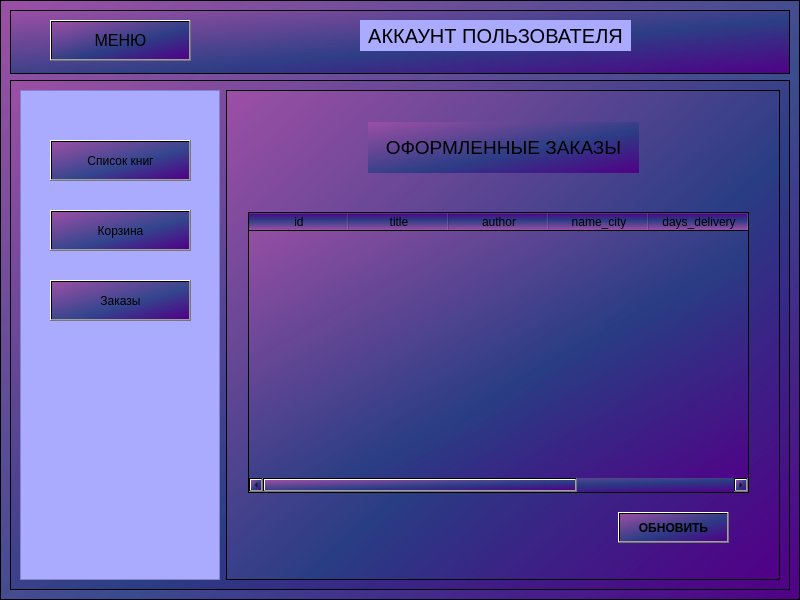
<?xml version="1.0" encoding="UTF-8"?>
<ui version="4.0">
 <class>MainWindow</class>
 <widget class="QMainWindow" name="MainWindow">
  <property name="geometry">
   <rect>
    <x>0</x>
    <y>0</y>
    <width>800</width>
    <height>600</height>
   </rect>
  </property>
  <property name="windowTitle">
   <string>MainWindow</string>
  </property>
  <widget class="QWidget" name="centralwidget">
   <layout class="QVBoxLayout" name="verticalLayout">
    <property name="spacing">
     <number>0</number>
    </property>
    <property name="leftMargin">
     <number>0</number>
    </property>
    <property name="topMargin">
     <number>0</number>
    </property>
    <property name="rightMargin">
     <number>0</number>
    </property>
    <property name="bottomMargin">
     <number>0</number>
    </property>
    <item>
     <widget class="QFrame" name="frame">
      <property name="styleSheet">
       <string notr="true">background-color: qlineargradient(spread:pad, x1:1, y1:1, x2:0, y2:0, stop:0 rgba(81, 0, 135, 255), stop:0.427447 rgba(41, 61, 132, 235), stop:1 rgba(155, 79, 165, 255));
</string>
      </property>
      <property name="frameShape">
       <enum>QFrame::StyledPanel</enum>
      </property>
      <property name="frameShadow">
       <enum>QFrame::Raised</enum>
      </property>
      <layout class="QVBoxLayout" name="verticalLayout_2" stretch="1,8">
       <item>
        <widget class="QFrame" name="frame_2">
         <property name="minimumSize">
          <size>
           <width>0</width>
           <height>42</height>
          </size>
         </property>
         <property name="frameShape">
          <enum>QFrame::StyledPanel</enum>
         </property>
         <property name="frameShadow">
          <enum>QFrame::Raised</enum>
         </property>
         <widget class="QPushButton" name="pushButton_menu">
          <property name="geometry">
           <rect>
            <x>40</x>
            <y>10</y>
            <width>141</width>
            <height>41</height>
           </rect>
          </property>
          <property name="font">
           <font>
            <pointsize>12</pointsize>
           </font>
          </property>
          <property name="text">
           <string>МЕНЮ</string>
          </property>
         </widget>
         <widget class="QLabel" name="label_4">
          <property name="geometry">
           <rect>
            <x>350</x>
            <y>10</y>
            <width>271</width>
            <height>31</height>
           </rect>
          </property>
          <property name="font">
           <font>
            <pointsize>15</pointsize>
           </font>
          </property>
          <property name="styleSheet">
           <string notr="true">background-color:rgb(170, 170, 255);</string>
          </property>
          <property name="text">
           <string>АККАУНТ ПОЛЬЗОВАТЕЛЯ</string>
          </property>
          <property name="alignment">
           <set>Qt::AlignCenter</set>
          </property>
         </widget>
        </widget>
       </item>
       <item>
        <widget class="QFrame" name="frame_3">
         <property name="frameShape">
          <enum>QFrame::StyledPanel</enum>
         </property>
         <property name="frameShadow">
          <enum>QFrame::Raised</enum>
         </property>
         <layout class="QHBoxLayout" name="horizontalLayout">
          <item>
           <widget class="QFrame" name="frame_4">
            <property name="minimumSize">
             <size>
              <width>200</width>
              <height>0</height>
             </size>
            </property>
            <property name="maximumSize">
             <size>
              <width>0</width>
              <height>16777215</height>
             </size>
            </property>
            <property name="styleSheet">
             <string notr="true">QFrame{
background-color: rgb(170, 170, 255)
}
QPushButton{
background-color: qlineargradient(spread:pad, x1:1, y1:1, x2:0, y2:0, stop:0 rgba(81, 0, 135, 255), stop:0.427447 rgba(41, 61, 132, 235), stop:1 rgba(155, 79, 165, 255));
}
QPushButton:hover{
background-color:white;
}</string>
            </property>
            <property name="frameShape">
             <enum>QFrame::StyledPanel</enum>
            </property>
            <property name="frameShadow">
             <enum>QFrame::Raised</enum>
            </property>
            <widget class="QPushButton" name="pushButton_spisok">
             <property name="geometry">
              <rect>
               <x>30</x>
               <y>50</y>
               <width>141</width>
               <height>41</height>
              </rect>
             </property>
             <property name="minimumSize">
              <size>
               <width>0</width>
               <height>40</height>
              </size>
             </property>
             <property name="text">
              <string>Список книг</string>
             </property>
            </widget>
            <widget class="QPushButton" name="pushButton_korzina">
             <property name="geometry">
              <rect>
               <x>30</x>
               <y>120</y>
               <width>141</width>
               <height>41</height>
              </rect>
             </property>
             <property name="minimumSize">
              <size>
               <width>0</width>
               <height>40</height>
              </size>
             </property>
             <property name="text">
              <string>Корзина</string>
             </property>
            </widget>
            <widget class="QPushButton" name="pushButton_zakazi">
             <property name="geometry">
              <rect>
               <x>30</x>
               <y>190</y>
               <width>141</width>
               <height>41</height>
              </rect>
             </property>
             <property name="minimumSize">
              <size>
               <width>0</width>
               <height>40</height>
              </size>
             </property>
             <property name="text">
              <string>Заказы</string>
             </property>
            </widget>
           </widget>
          </item>
          <item>
           <widget class="QFrame" name="frame_5">
            <property name="frameShape">
             <enum>QFrame::StyledPanel</enum>
            </property>
            <property name="frameShadow">
             <enum>QFrame::Raised</enum>
            </property>
            <layout class="QVBoxLayout" name="verticalLayout_3">
             <property name="spacing">
              <number>0</number>
             </property>
             <property name="leftMargin">
              <number>1</number>
             </property>
             <property name="topMargin">
              <number>1</number>
             </property>
             <property name="rightMargin">
              <number>1</number>
             </property>
             <property name="bottomMargin">
              <number>1</number>
             </property>
             <item>
              <widget class="QStackedWidget" name="stackedWidget">
               <property name="currentIndex">
                <number>2</number>
               </property>
               <widget class="QWidget" name="page_poisk">
                <widget class="QTableWidget" name="tableWidget">
                 <property name="geometry">
                  <rect>
                   <x>20</x>
                   <y>80</y>
                   <width>501</width>
                   <height>341</height>
                  </rect>
                 </property>
                 <property name="styleSheet">
                  <string notr="true">background-color: qlineargradient(spread:pad, x1:1, y1:1, x2:0, y2:0, stop:0 rgba(81, 0, 135, 255), stop:0.427447 rgba(41, 61, 132, 235), stop:1 rgba(155, 79, 165, 255));
</string>
                 </property>
                 <column>
                  <property name="text">
                   <string>id</string>
                  </property>
                 </column>
                 <column>
                  <property name="text">
                   <string>title</string>
                  </property>
                 </column>
                 <column>
                  <property name="text">
                   <string>author_id</string>
                  </property>
                 </column>
                 <column>
                  <property name="text">
                   <string>price</string>
                  </property>
                 </column>
                 <column>
                  <property name="text">
                   <string>amount</string>
                  </property>
                 </column>
                </widget>
                <widget class="QLabel" name="label">
                 <property name="geometry">
                  <rect>
                   <x>190</x>
                   <y>10</y>
                   <width>141</width>
                   <height>41</height>
                  </rect>
                 </property>
                 <property name="font">
                  <font>
                   <italic>false</italic>
                   <bold>false</bold>
                  </font>
                 </property>
                 <property name="text">
                  <string>СПИСОК КНИГ</string>
                 </property>
                 <property name="alignment">
                  <set>Qt::AlignCenter</set>
                 </property>
                </widget>
                <widget class="QPushButton" name="pushButton_obnovi">
                 <property name="geometry">
                  <rect>
                   <x>410</x>
                   <y>440</y>
                   <width>111</width>
                   <height>31</height>
                  </rect>
                 </property>
                 <property name="font">
                  <font>
                   <bold>true</bold>
                  </font>
                 </property>
                 <property name="text">
                  <string>ОБНОВИТЬ</string>
                 </property>
                </widget>
               </widget>
               <widget class="QWidget" name="page_corzina">
                <widget class="QLabel" name="label_2">
                 <property name="geometry">
                  <rect>
                   <x>20</x>
                   <y>70</y>
                   <width>171</width>
                   <height>31</height>
                  </rect>
                 </property>
                 <property name="text">
                  <string>ВВЕДИТЕ НАЗВАНИЕ КНИГИ:</string>
                 </property>
                 <property name="alignment">
                  <set>Qt::AlignCenter</set>
                 </property>
                </widget>
                <widget class="QLineEdit" name="lineEdit">
                 <property name="geometry">
                  <rect>
                   <x>200</x>
                   <y>70</y>
                   <width>221</width>
                   <height>31</height>
                  </rect>
                 </property>
                 <property name="styleSheet">
                  <string notr="true">background-color:rgb(255, 255, 255);</string>
                 </property>
                </widget>
                <widget class="QPushButton" name="pushButton_poisc">
                 <property name="geometry">
                  <rect>
                   <x>430</x>
                   <y>70</y>
                   <width>91</width>
                   <height>31</height>
                  </rect>
                 </property>
                 <property name="text">
                  <string>ПОИСК</string>
                 </property>
                </widget>
                <widget class="QPushButton" name="pushButton_ophorm_zakaz">
                 <property name="geometry">
                  <rect>
                   <x>390</x>
                   <y>390</y>
                   <width>131</width>
                   <height>51</height>
                  </rect>
                 </property>
                 <property name="text">
                  <string>ОФОРМИТЬ ЗАКАЗ</string>
                 </property>
                </widget>
                <widget class="QTableWidget" name="tableWidget_2">
                 <property name="geometry">
                  <rect>
                   <x>20</x>
                   <y>120</y>
                   <width>501</width>
                   <height>231</height>
                  </rect>
                 </property>
                 <column>
                  <property name="text">
                   <string>id</string>
                  </property>
                 </column>
                 <column>
                  <property name="text">
                   <string>title</string>
                  </property>
                 </column>
                 <column>
                  <property name="text">
                   <string>author_id</string>
                  </property>
                 </column>
                 <column>
                  <property name="text">
                   <string>price</string>
                  </property>
                 </column>
                 <column>
                  <property name="text">
                   <string>amount</string>
                  </property>
                 </column>
                </widget>
                <widget class="QLabel" name="label_5">
                 <property name="geometry">
                  <rect>
                   <x>200</x>
                   <y>10</y>
                   <width>151</width>
                   <height>31</height>
                  </rect>
                 </property>
                 <property name="text">
                  <string>КОРЗИНА</string>
                 </property>
                 <property name="alignment">
                  <set>Qt::AlignCenter</set>
                 </property>
                </widget>
               </widget>
               <widget class="QWidget" name="page_zakazi">
                <widget class="QTableWidget" name="tableWidget_3">
                 <property name="geometry">
                  <rect>
                   <x>20</x>
                   <y>120</y>
                   <width>501</width>
                   <height>281</height>
                  </rect>
                 </property>
                 <column>
                  <property name="text">
                   <string>id</string>
                  </property>
                 </column>
                 <column>
                  <property name="text">
                   <string>title</string>
                  </property>
                 </column>
                 <column>
                  <property name="text">
                   <string>author</string>
                  </property>
                 </column>
                 <column>
                  <property name="text">
                   <string>name_city</string>
                  </property>
                 </column>
                 <column>
                  <property name="text">
                   <string>days_delivery</string>
                  </property>
                 </column>
                 <column>
                  <property name="text">
                   <string>price</string>
                  </property>
                 </column>
                </widget>
                <widget class="QLabel" name="label_3">
                 <property name="geometry">
                  <rect>
                   <x>140</x>
                   <y>30</y>
                   <width>271</width>
                   <height>51</height>
                  </rect>
                 </property>
                 <property name="font">
                  <font>
                   <pointsize>14</pointsize>
                  </font>
                 </property>
                 <property name="text">
                  <string>ОФОРМЛЕННЫЕ ЗАКАЗЫ</string>
                 </property>
                 <property name="alignment">
                  <set>Qt::AlignCenter</set>
                 </property>
                </widget>
                <widget class="QPushButton" name="pushButton_obnovi_2">
                 <property name="geometry">
                  <rect>
                   <x>390</x>
                   <y>420</y>
                   <width>111</width>
                   <height>31</height>
                  </rect>
                 </property>
                 <property name="font">
                  <font>
                   <bold>true</bold>
                  </font>
                 </property>
                 <property name="text">
                  <string>ОБНОВИТЬ</string>
                 </property>
                </widget>
               </widget>
              </widget>
             </item>
            </layout>
           </widget>
          </item>
         </layout>
        </widget>
       </item>
      </layout>
     </widget>
    </item>
   </layout>
  </widget>
 </widget>
 <resources/>
 <connections/>
</ui>
